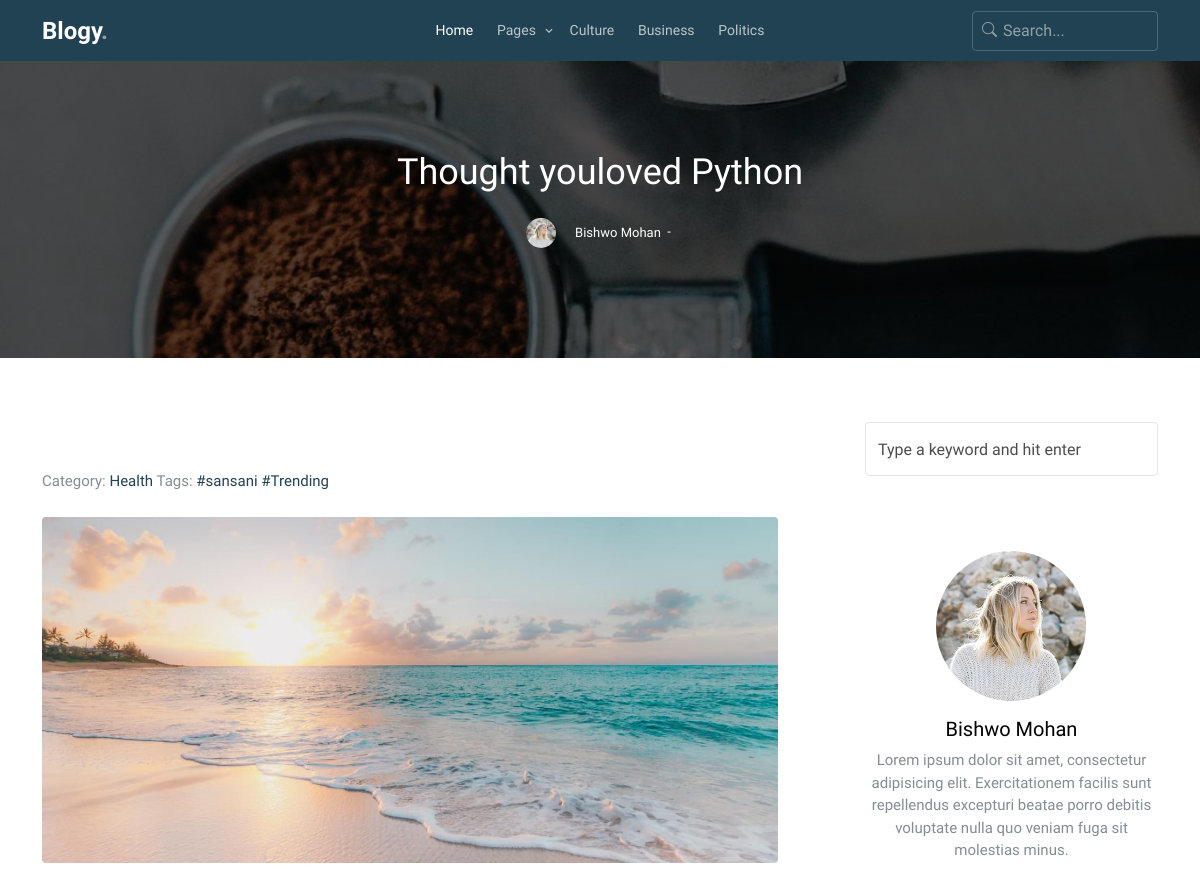
Before: /blog/1/ (upper part) with the older database file.
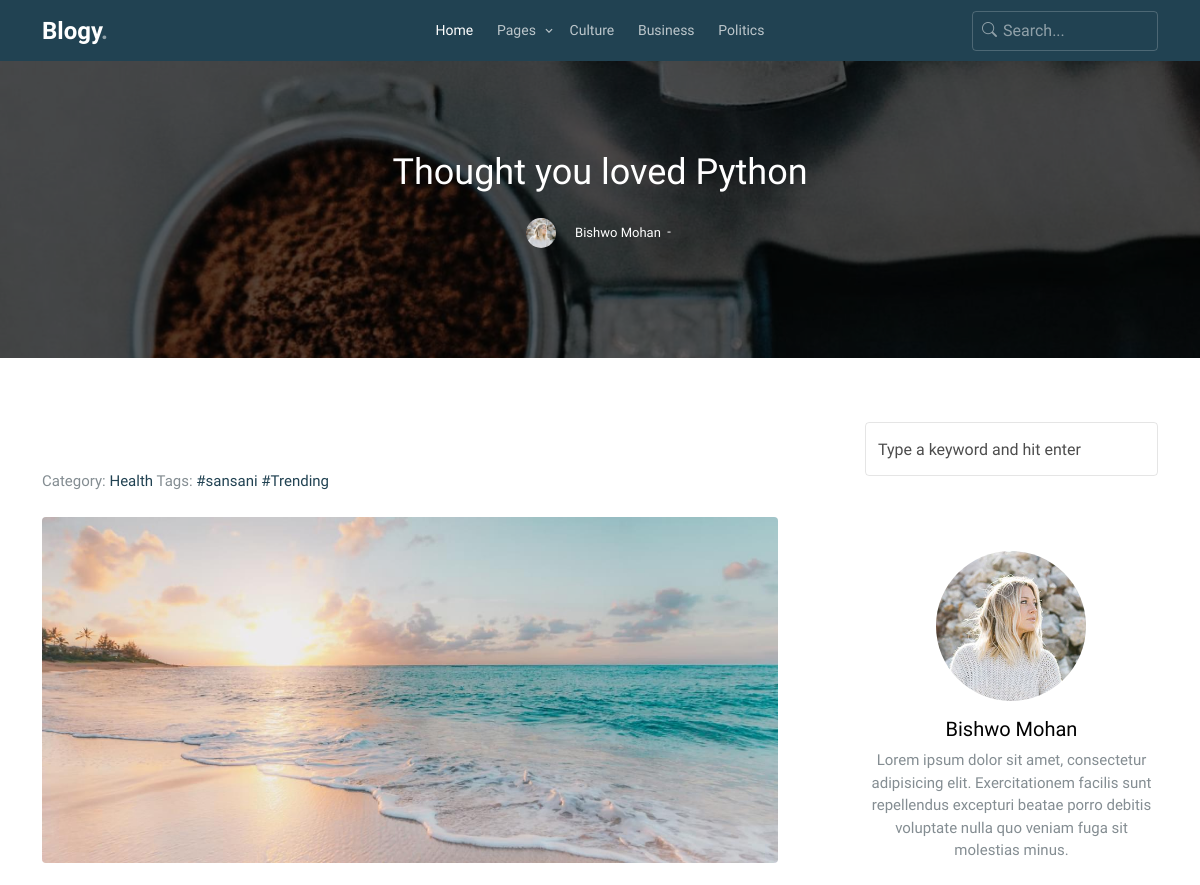
After: the same page with the newer database file.
### blogs/models.py (models this page shows, shortened)
class Blog(models.Model):
    created_at = models.DateTimeField(auto_now_add=True, editable=False)
    image = models.ImageField()
    title = models.CharField(max_length=255)
    author = models.ForeignKey(Author, on_delete=models.PROTECT)
    category = models.ForeignKey(BlogCategory, on_delete=models.PROTECT)
    tags = models.ManyToManyField(BlogTags, blank=True)
    short_description = models.TextField(default="")
    description = tmcemodel.HTMLField()
    class Meta:
        ordering = ("-created_at",)

class Author(models.Model):
    name = models.CharField(max_length=255)
    image = models.ImageField()

class BlogCategory(models.Model):
    name = models.CharField(max_length=100)

### blogs/views.py (the view)
# urls.py: path("blog/<int:pk>/", BlogDetailPage.as_view(), name="blog_detail"),
class BlogDetailPage(generic.DetailView):
    template_name = "single.html"
    model = Blog
    context_object_name = "detail"
    def get_context_data(self, **kwargs):
        return super().get_context_data(**kwargs)

### blogs/models.py (called while the page is built)
    def __str__(self) -> str:
        return self.name

### template/single.html (shortened to what this page needs)
{% extends 'base.html' %}
{% block content %}
<div class="site-cover site-cover-sm same-height overlay single-page"
  style="background-image: url('images/hero_5.jpg');">
  <div class="container">
    <div class="row same-height justify-content-center">
      <div class="col-md-6">
        <div class="post-entry text-center">
          <h1 class="mb-4">{{detail.title}}</h1>
          <div class="post-meta align-items-center text-center">
            <figure class="author-figure mb-0 me-3 d-inline-block"><img src="{{detail.author.image.url}}" alt="Image"
                class="img-fluid">
            </figure>
            <span class="d-inline-block mt-1">{{detail.author.name}}</span>
            <span>&nbsp;-&nbsp; {{details.created_at}}</span>
          </div>
        </div>
      </div>
    </div>
  </div>
</div>
<section class="section">
  <div class="container">
    <div class="row blog-entries element-animate">
      <div class="col-md-12 col-lg-8 main-content">
        <div class="pt-5">
          <p>Category: <a href="#">{{detail.category.name}}</a> Tags:
            {% for i in detail.tags.all %}
            <a href="#">#{{i}}</a>
            {% endfor %}
          </p>
        </div>
        <div class="row my-4">
          <div class="col-md-12 mb-4">
            <img src="static/images/hero_1.jpg" alt="Image placeholder" class="img-fluid rounded">
          </div>
        </div>
      </div>
      <div class="col-md-12 col-lg-4 sidebar">
        <div class="sidebar-box search-form-wrap">
          <form action="#" class="sidebar-search-form">
            <input type="text" class="form-control" id="s" placeholder="Type a keyword and hit enter">
          </form>
        </div>
        <div class="sidebar-box">
          <div class="bio text-center">
            <img src="{{detail.author.image.url}}" alt="Image Placeholder" class="img-fluid mb-3">
            <div class="bio-body">
              <h2>{{detail.author.name}}</h2>
              <p class="mb-4">Lorem ipsum dolor sit amet, consectetur adipisicing elit. Exercitationem facilis sunt
                repellendus excepturi beatae porro debitis voluptate nulla quo veniam fuga sit molestias minus.</p>
            </div>
          </div>
        </div>
      </div>
    </div>
  </div>
</section>
{% endblock %}

Changed rows visible on the page:
changed Blog "Bishwo Mohan": title "Thought youloved Python" → "Thought you loved Python"
